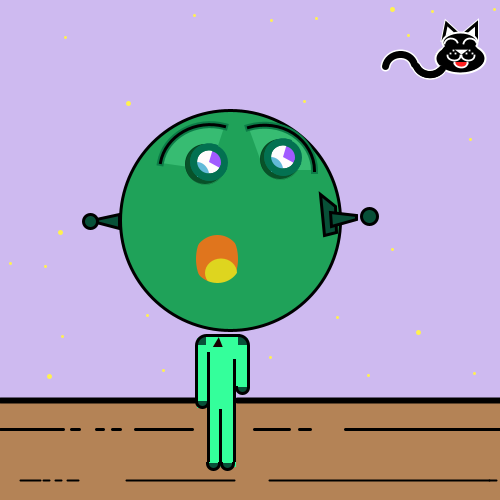
Frame 1 (no input)
Frame 60 (the mouse pressed at the canvas centre just before this capture): identical to frame 1, image omitted
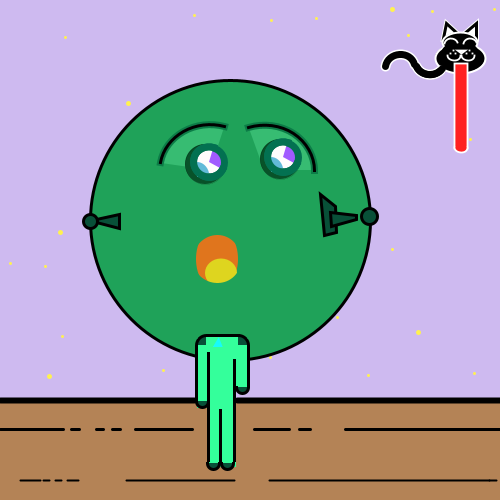
Frame 120 (the mouse held since frame 60 and released just before this capture)

The Processing sketch that drew these frames (run headless with seeded random() and noise(); from frame 60 on, the mouse is pressed at the canvas centre):

// Processing sketch: processing_118644
// ── processing_118644.pde

int inchado = 220 ;
float temblor = 230 ;
float temblor2 = 220;
int contador = 0;
int mov_cir = 0;

//BUBBLES
float a = random(220,300);
float b = random(220,300);
float c = random(220,300);
float d = random(220,300);
float e = random(220,300);
  

void setup(){ 
  size(500,500);
  background(256,256,256);
  smooth();
  frameRate(100);
}

void draw(){
  //EXPLOSION
  if (mousePressed && inchado < 400){
    inchado = inchado + 1 ;
    
  } else if(mousePressed && inchado == 400){
    temblor = random(220,245);
    temblor2 = random(225,245);
    contador = contador + 1;
    
  } else if(contador > 150){
    mov_cir = mov_cir + 1;
  
  }
  
  
  
  
  //PUNTERO
  
println(" X " + mouseX +" Y " + mouseY);

  //FONDO
  //SUELO
  noStroke();
  fill(#B48356);
  rect(0,400,500,500);
  //cielo
  noStroke();
  fill(#CEBAF0);
  rect(0,0,500,400);
  noFill();
  //estrellas
  stroke(#FFF150);
  strokeWeight(3);
  point(62,336);
  point(147,315);
  point(45,266);
  point(65,37);
  point(271,20);
  point(304,101);
  point(316,18);
  point(194,15);
  point(408,35);
  point(494,9);
  point(432,11);
  point(470,139);
  point(337,317);
  point(270,357);
  point(368,375);
  point(474,373);
  point(392,249);  
  point(163,370);
  point(10,263);
  //estrellas grandes
  strokeWeight(5);
  point(128,103);
  point(60,232);
  point(49,376);
  point(392,9);
  point(418,332);
  
  //suelo
  strokeWeight(8);
  stroke(0);
  strokeWeight(6);
  
  line(0,400,194,400);
  line(237,400,500,400);
  strokeWeight(3);
  line(0,429,63,429);
  line(135,429,192,429);
  line(71,429,79,429);
  line(96,429,103,429);
  line(112,429,120,429);
  line(254,429,289,429);
  line(299,429,310,429);
  line(345,429,500,429);
  strokeWeight(2);
  line(20,480,40,480);
  line(43,480,49,480);
  line(55,480,61,480);
  line(67,480,78,480);
  line(126,480,234,480);
  line(269,480,489,480);
  line(489,480,496,480);
  strokeCap(PROJECT);
  
  //CABEZA
  if (contador <= 150){
  strokeWeight(3);
  fill(#1FA259);
  ellipseMode(CENTER);
  ellipse(temblor,temblor2,inchado,inchado);
  strokeWeight(3);}
  
  //COLOR CUERPO
  noStroke();
  fill(#34FF9B);
  rect(207,336,29,131);
  rect(202,336,42,10);
  rect(197,338,10,70);
  rect(235,338,13,50);
  stroke(0);
  strokeWeight(3);
  line(209,335,238,335);
 //BRAZO DERECHO
  fill(#085038);
  arc(206,345,20,20,PI,3*PI/2.0);
  line(196,347,196,399);
  arc(202,401,12,12,0,PI);
  line(208,353,208,399);
  
  //CUERPO-PIERNA_DERECHA
  line(208,353,208,460);
  arc(213,463,12,12,0,PI);
  
  //CUERPO-PIERNA_IZQUIERDA
  line(220,410,220,460);
  arc(227,463,12,12,0,PI);
  
  //BRAZO IZQUIERDO
  line(234,360,234,460);
  arc(238,345,20,20,PI*1.5,2.0*PI);
  line(248,347,248,384);
  arc(242,387,12,12,0,PI);
  
  //COLLAR-ESPACIAL
  int col = mouseY;
  stroke(25,col,col);
  triangle(215,345,220,345,218,340);
  stroke(0);
  if(contador <= 150){
  //OIDO-SUPERSONICO_IZQUIERDO
  quad(320,194,335,206,336,232,324,235); 
  quad(330,212,356,215,356,219,331,226);
  ellipse(369,216,16,16);
  
  //OIDO-SUPERSONICO_IZQUIERDO
  quad(119,214,96,219,96,222,119,228);
  ellipse(90,221,14,14);
  
  //CEJAS
    //sombras
    stroke(#0C7C47);
    strokeWeight(7);
    fill(#37BC72);
  arc(264,170,100,90,1.4*PI,2.0*PI);
  arc(210,170,100,90,3.3,5);
  strokeWeight(3);
  stroke(0);
  //derecha
  noFill();
  arc(264,170,100,90,1.4*PI,2.0*PI);
  //izquierda
  arc(210,170,100,90,3.3,5);

  
 // OJOS
 //sombra
 fill(#085229);
 strokeWeight(0);
 ellipse(280,159,40,40);
 ellipse(205,164,40,40);
 //pupilas
  fill(#A15AFF);
 strokeWeight(0);
 ellipse(280,159,25,25);
 ellipse(205,164,25,25);
 
 //iris
 stroke(#037151);
 strokeWeight(7);
 ellipse(209,162,30,30);
 ellipse(283,157,30,30);
 noStroke();
 
 //color fondo
 stroke(#037151);
 fill(#FFFCFC);
 arc(209,162,30,30,0.5,5);
 arc(283,157,30,30,0.5,5);
 
 //reflejo
 noStroke();
 fill(#62BAD8);
 arc(197,177,25,30,4.7,6);
 arc(271,172,25,30,4.7,6);
 noFill();
 stroke(#037151);
 arc(209,162,30,30,0.5,5);
 arc(283,157,30,30,0.5,5);
 noStroke();

//boca_marciano
 fill(#E0751D);
 ellipse(217,259,42,63);
 noStroke();
 fill(#DED51F);
 ellipse(221,273,32,29);
 
 noFill();
 stroke(#1FA259);
 strokeWeight(15);
 ellipse(217,259,63,63);}

 //GATO
 //burellas 
 stroke(#FFFFFF);
 strokeWeight(5);
 triangle(443,38,458,34,446,23);
 triangle(476,38,463,34,476,23);
 strokeWeight(3);
 fill(#FFFFFF);
 stroke(0);
 triangle(443,38,458,34,446,23);
 triangle(476,38,463,34,476,23);
 noFill();
 //cara
 strokeWeight(2);
 stroke(#FFFFFF);
 fill(0);
 ellipse(460,58,50,30);
 ellipse(460,42,35,20);
 stroke(0);
 ellipse(460,52,35,20);
 //boca gato
 stroke(#FFFFFF);
 strokeWeight(1.8);
 arc(454,55,13,11,0,PI);
 arc(468,55,13,11,0,PI);
 
 int len_rec = 0;
 if(mouseX > 165){
 len_rec = mouseX - 165;
 }
 
 fill(#FF2121);
 rect(454,63,13,len_rec);
 arc(461,len_rec + 62,13,11,0,PI);
 //nariz
 fill(#FFFFFF);
 triangle(457,50,465,50,461,53);
 noFill();
 //bigotes
 point(455,53);
 point(450,53);
 point(466,53);
 point(472,53);
 point(453,50);
 point(469,50);
 //ojos gato
 noFill();
 arc(451,44,13,11,3.3,6);
 arc(470,44,13,11,3.3,6);

 //cola
  //perfilado
 strokeCap(ROUND);
 stroke(#FFFFFF);
 strokeWeight(10);
 arc(430,60,30,30,0.8,2.7);
 arc(400,69,30,30,3.3,6);
 //negro
 strokeCap(ROUND);
 stroke(0);
 strokeWeight(7);
 arc(430,60,30,30,0.8,2.7);
 arc(430,60,30,30,0.6,2.7);
 arc(400,69,30,30,3.3,6);
 

 if(contador > 150){
    noStroke();
    fill(e,100,100);
    ellipse(a - mov_cir,b - mov_cir, 60,40);
    fill(100,d,100);
    ellipse(b + mov_cir,230, 40,40);
    fill(100,100,c);
    ellipse(c + mov_cir,b - mov_cir, 40,40);
    fill(b,23,47);
    ellipse(d - mov_cir,b + mov_cir, 40,40);
    fill(55,a,100);
    ellipse(e + mov_cir,b - mov_cir, 40,40);
    
  }
   /*int ovalo = 40;
 int ovalo2 = 0;
  void mouseReleased(){
  if(ovalo>= 40 && ovalo <= 60 ){
  ovalo = ovalo + 1;
  } else if(ovalo ){
  
  }*/
    
  }
